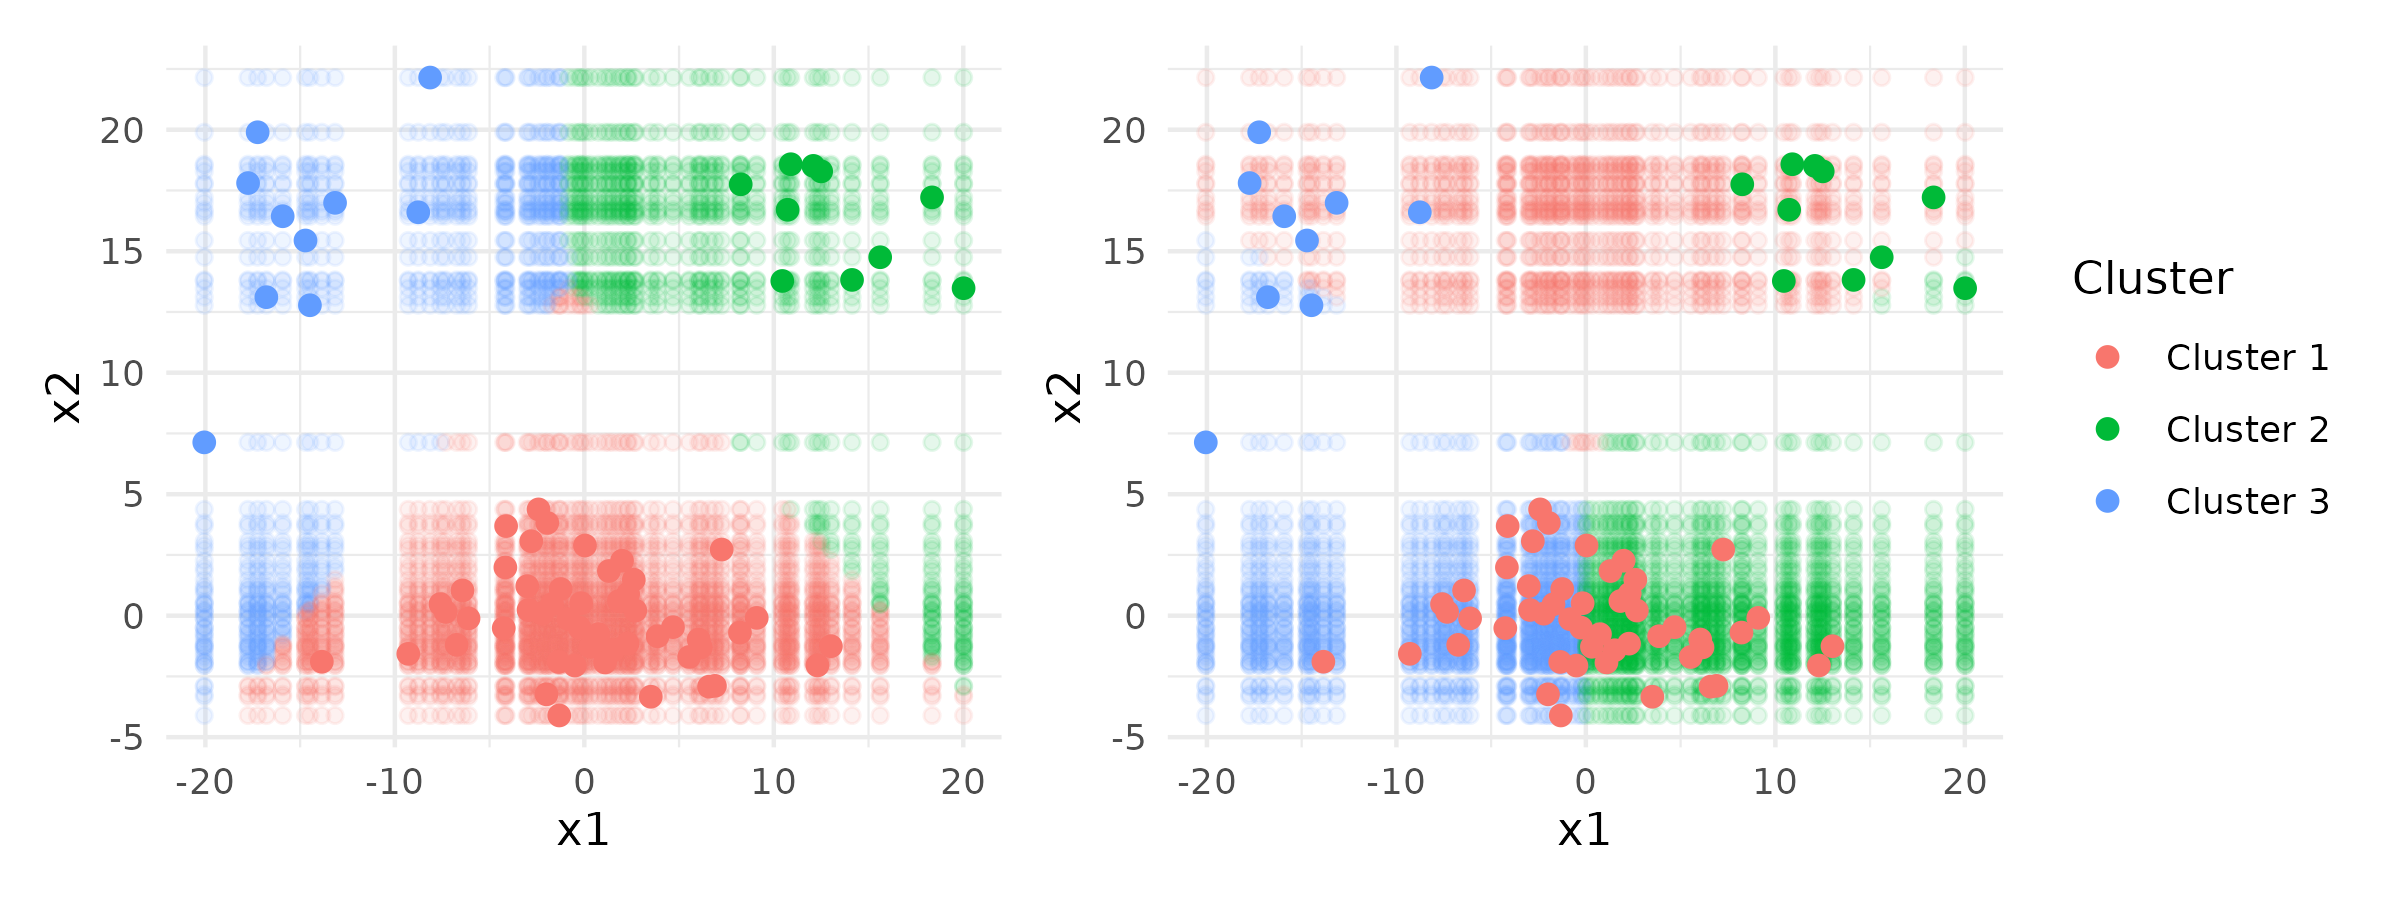

The script that saved this image:
#### Prerequisits ##############################################################
library(ggplot2)
library(patchwork)
library(mlr3cluster)
library(mlr3viz)
library(mlr3)
library(data.table)
library(halflinger)
dir = "ExplaClust/R/"
sapply(paste(dir, list.files(dir), sep = ""), source)

#### Generate Data #############################################################
set.seed(123)
imbalanced_dta = rbind(
  data.table(x1 = rnorm(10, mean = -15, sd = 4), x2 = rnorm(10, mean = 15, sd = 4), class = "Class 2"),
  data.table(x1 = rnorm(10, mean = 15, sd = 4), x2 = rnorm(10, mean = 15, sd = 4), class = "Class 3"),
  data.table(x1 = rnorm(50, mean = 0, sd = 6), x2 = rnorm(50, mean = 0, sd = 2), class = "Class 1")
)

#### Cluster OG Data ###########################################################

cmeans = lrn("clust.cmeans", centers = 3L)
imb_tsk = TaskClust$new(id = "imb_dta", backend = imbalanced_dta[, c("x1", "x2")])
cmeans$train(imb_tsk)
cluster = paste("Cluster", cmeans$assignments)

#### Permute Data ##############################################################

cmeans_perm = lrn("clust.cmeans", centers = 3L)
mg  <- iml:::MarginalGenerator$new(imbalanced_dta, imbalanced_dta, features = "x1", cartesian = TRUE)
dta_permuted = mg$next.batch(nrow(imbalanced_dta)^2, y = TRUE)[, 1:2]

#### Cluster OG Data ###########################################################
perm_tsk = TaskClust$new(id = "perm_dta", backend = dta_permuted[, c("x1", "x2")])
cmeans_perm$train(perm_tsk)
cluster_perm = paste("Cluster", cmeans_perm$assignments)

#### Plot OG Data ##############################################################

p2 = ggplot(data = dta_permuted, aes(x = x1, y = x2, colour = cluster_perm)) +
  geom_point(alpha=0.1) + 
  geom_point(data = imbalanced_dta, aes(x = x1, y = x2, colour = cluster), size = 2) +
  labs(colour = "Cluster")


#### Predict
cluster_perm_og = paste("Cluster", cmeans$predict(perm_tsk)$partition)

p0 = ggplot(data = dta_permuted, aes(x = x1, y = x2, colour = cluster_perm_og)) +
  geom_point(alpha=0.1) + 
  geom_point(data = imbalanced_dta, aes(x = x1, y = x2, colour = cluster), size = 2)+
  theme(legend.position = "none")


ggsave("Simulations/reclvsref.png", p0+p2, width = 8, height = 3)
